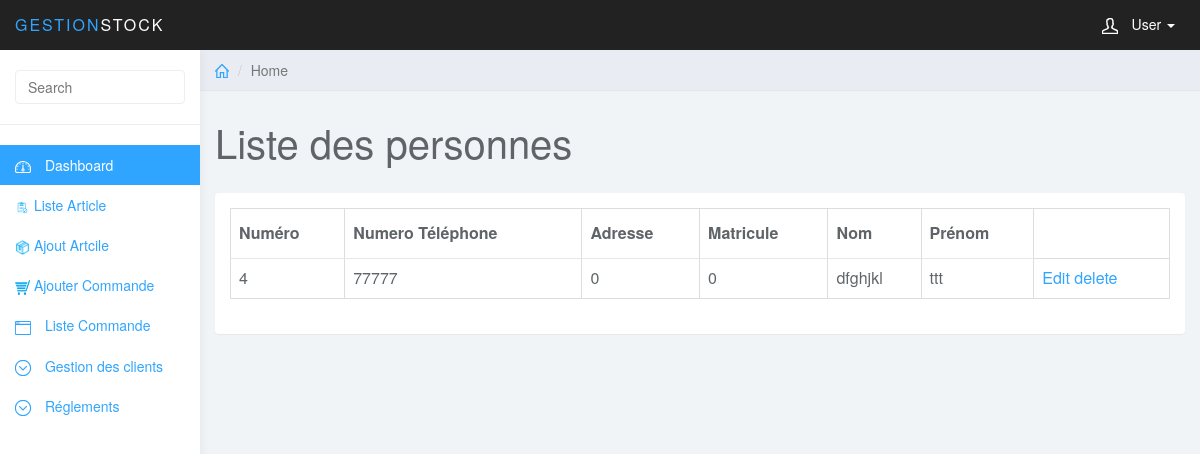
/index.controller.php?action=listePhysique&controller=client (signed in), run on an earlier commit of the app's database.
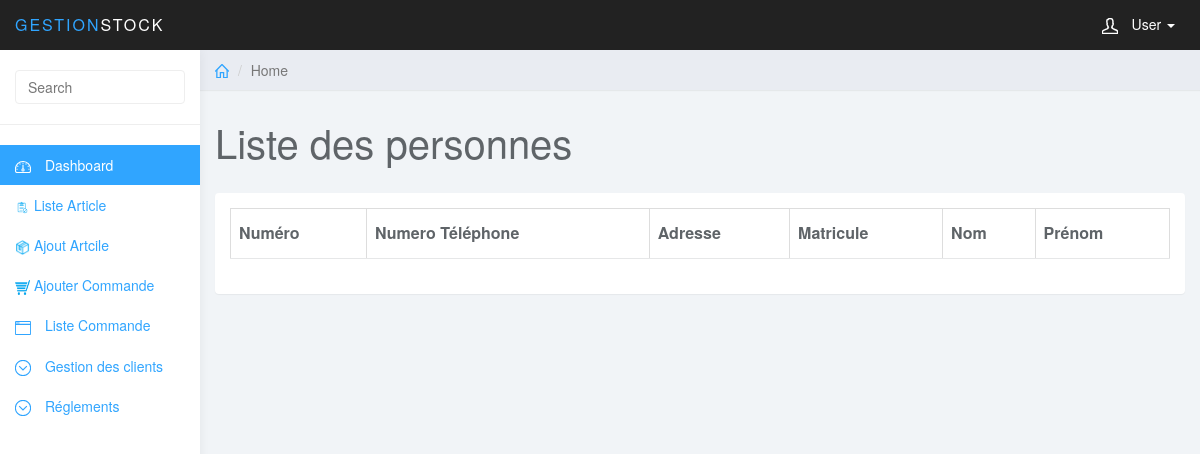
And on a later commit of the database.
### tables this page shows
CREATE TABLE `client` (
  `id` int(11) NOT NULL,
  `num_tel` varchar(8) NOT NULL,
  `adr_client` int(50) NOT NULL,
  `type_id` char(1) NOT NULL,
  `mat_fiscale` int(10) NOT NULL,
  `mat_client` int(8) NOT NULL,
  `nom_client` varchar(20) NOT NULL,
  `prenom_client` varchar(20) NOT NULL
);

### models/client.class.php (called while the page is built, shortened)
<?php
class Client
{
	public function getAll($cnx)
	{
		$query = 'SELECT * FROM client';
		$tab=$cnx->query($query)->fetchAll(PDO::FETCH_OBJ);
		return $tab;
	}
}
?>

### views/client/clientPhysique_liste.php (the view, shortened to what this page needs)
<?php include('include/header.php') ?>
	<div class="col-sm-9 col-sm-offset-3 col-lg-10 col-lg-offset-2 main">
		<div class="row">
			<ol class="breadcrumb">
				<li><a href="index.controller.php?action=dashboard&controller=admin"><svg class="glyph stroked home"><use xlink:href="#stroked-home"></use></svg></a></li>
				<li class="active">Home</li>
			</ol>
		</div>
		<div class="row">
			<div class="col-lg-12">
				<h1 class="page-header">Liste des personnes</h1>
			</div>
		</div>
		<div class="row">
			<div class="col-lg-12">
				<div class="panel panel-default">
					<div class="panel-body">
						<table class="table table-bordered"    data-sort-name="name" data-sort-order="desc">
						    <thead>
								 <tr>
								   <th>Numéro</th>
								   <th>Numero Téléphone</th>
								   <th>Adresse</th>
								   <th>Matricule</th>
								   <th>Nom</th>
								   <th>Prénom</th>
								 </tr>
							</thead>
							<?php foreach ($res as $client) {
							if($client->type_id=="0"){  ?>
							<tr>
							<td><?php echo $client->id; ?></td>
							<td><?php echo $client->num_tel; ?></td>
							<td><?php echo $client->adr_client; ?></td>
							<td><?php echo $client->mat_client; ?></td>
							<td><?php echo $client->nom_client; ?></td>
							<td><?php echo $client->prenom_client; ?></td>
							<td>
							<a href="index.controller.php?controller=client&action=showEdit&id=<?php echo $client->id; ?>">Edit</a>
							<a href="index.controller.php?controller=client&action=suppPhysique&id=<?php echo $client->id; ?>"> delete</a>
							</td>
							</tr>
								<?php }}?>
						</table>
					</div>
				</div>
			</div>
		</div>
	</div>

What changed in the data, as far as the page shows it:
removed client: id "4", num_tel "77777", adr_client "0", mat_client "0", nom_client "dfghjkl", prenom_client "ttt"
